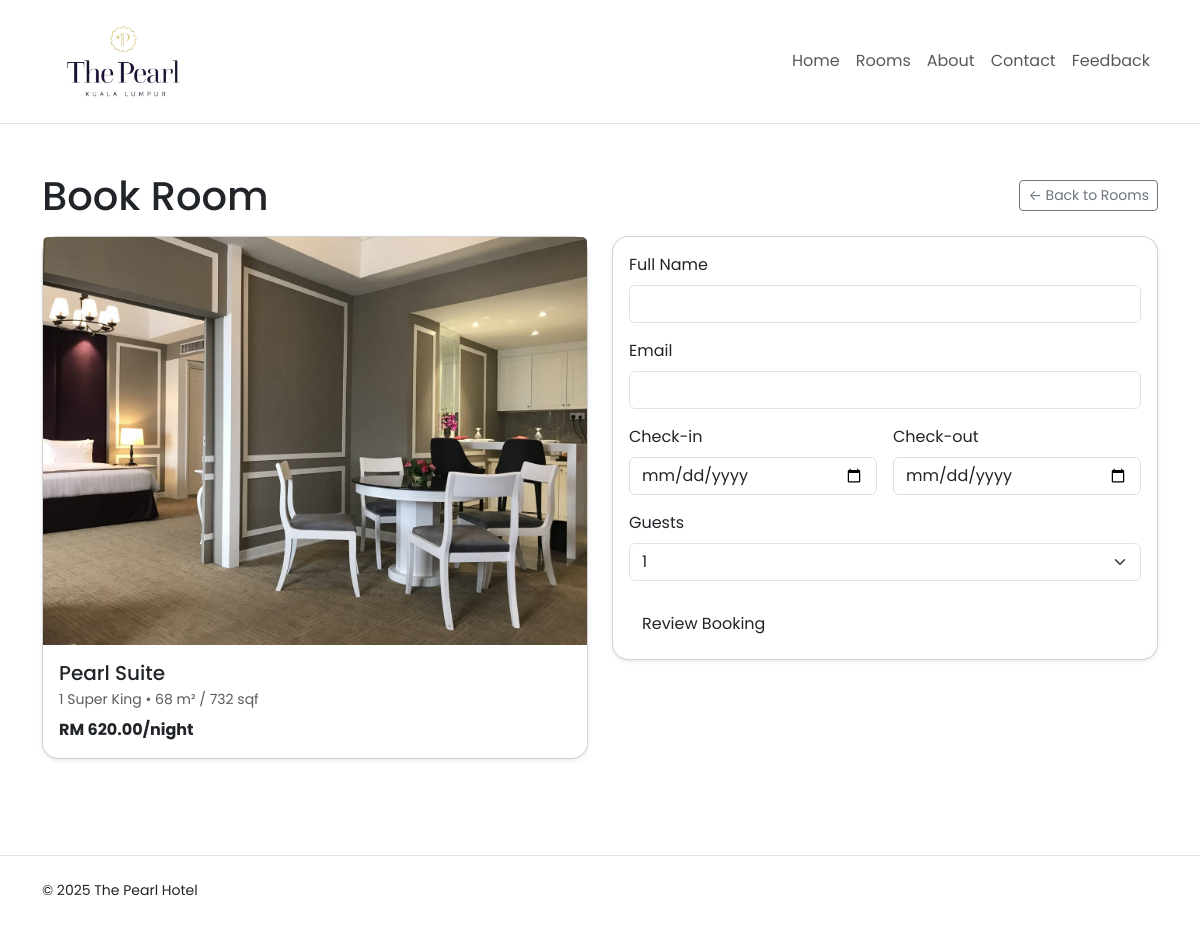
Screenshot of /book.php?room_id=2 with the database file from the repository.
### tables this page shows
CREATE TABLE `rooms` (
  `id` int(11) NOT NULL,
  `name` varchar(100) NOT NULL,
  `beds` varchar(50) NOT NULL,
  `size` varchar(50) NOT NULL,
  `price` decimal(10,2) NOT NULL,
  `image` varchar(255) NOT NULL,
  `total_rooms` int(11) DEFAULT 0
);

### book.php (the view, shortened to what this page needs)
<?php
include 'db.php';
$room_id = isset($_GET['room_id']) ? (int)$_GET['room_id'] : 0;
$room = null;
if ($room_id > 0) {
  $rs = $conn->prepare("SELECT * FROM rooms WHERE id=? LIMIT 1");
  $rs->bind_param("i", $room_id);
  $rs->execute();
  $room = $rs->get_result()->fetch_assoc();
}
$prefill_check_in  = '';
$prefill_check_out = '';
$prefill_guests    = 1;
?>
<!doctype html>
<html lang="en">
<head>
  <link href="https://cdn.jsdelivr.net/npm/bootstrap@5.3.3/dist/css/bootstrap.min.css" rel="stylesheet">
  <link rel="stylesheet" href="assets/css/styles.css">
</head>
<body>
<nav class="navbar navbar-expand-lg bg-white border-bottom sticky-top">
  <div class="container">
    <a class="navbar-brand d-flex align-items-center" href="index.php">
      <img src="assets/img/logo-pearl.png" alt="The Pearl Hotel" class="brand-logo">
    </a>
    <div class="collapse navbar-collapse" id="nav">
      <ul class="navbar-nav ms-auto">
        <li class="nav-item"><a class="nav-link" href="index.php">Home</a></li>
        <li class="nav-item"><a class="nav-link" href="rooms.php">Rooms</a></li>
        <li class="nav-item"><a class="nav-link" href="about.php">About</a></li>
        <li class="nav-item"><a class="nav-link" href="contact.php">Contact</a></li>
        <li class="nav-item"><a class="nav-link" href="feedback.php">Feedback</a></li>
      </ul>
    </div>
  </div>
</nav>
<section class="container py-5">
  <div class="d-flex justify-content-between align-items-center mb-3">
    <h1 class="fw-800 mb-0">Book Room</h1>
    <a href="rooms.php" class="btn btn-outline-secondary btn-sm">← Back to Rooms</a>
  </div>
  <div class="row g-4">
    <div class="col-lg-6">
      <div class="card shadow-sm rounded-4">
        <img src="<?= htmlspecialchars($room['image']) ?>" class="card-img-top" alt="<?= htmlspecialchars($room['name']) ?>">
        <div class="card-body">
          <h5 class="card-title mb-1"><?= htmlspecialchars($room['name']) ?></h5>
          <p class="text-muted small mb-2"><?= htmlspecialchars($room['beds']) ?> • <?= htmlspecialchars($room['size']) ?></p>
          <p class="mb-0 fw-bold">RM <?= number_format((float)$room['price'],2) ?>/night</p>
        </div>
      </div>
    </div>
    <div class="col-lg-6">
      <div class="card shadow-sm rounded-4">
        <div class="card-body">
          <form method="post" action="confirm_booking.php" novalidate>
            <div class="mb-3">
              <label class="form-label">Full Name</label>
              <input type="text" name="fullname" class="form-control" required>
            </div>
            <div class="mb-3">
              <label class="form-label">Email</label>
              <input type="email" name="email" class="form-control" required>
            </div>
            <div class="row g-3">
              <div class="col-md-6">
                <label class="form-label">Check-in</label>
                <input type="date" name="check_in" class="form-control" required
                       value="<?= htmlspecialchars($prefill_check_in) ?>">
              </div>
              <div class="col-md-6">
                <label class="form-label">Check-out</label>
                <input type="date" name="check_out" class="form-control" required
                       value="<?= htmlspecialchars($prefill_check_out) ?>">
              </div>
            </div>
            <div class="mt-3 mb-4">
              <label class="form-label">Guests</label>
              <select name="guests" class="form-select">
                <?php for($i=1;$i<=6;$i++): ?>
                  <option value="<?= $i ?>" <?= $i==$prefill_guests?'selected':'' ?>><?= $i ?></option>
                <?php endfor; ?>
              </select>
            </div>
            <button class="btn btn-brand" type="submit">Review Booking</button>
          </form>
        </div>
      </div>
    </div>
  </div>
</section>
<footer class="py-4 border-top mt-5">
  <div class="container d-flex flex-wrap justify-content-between align-items-center">
    <p class="mb-0 small">© 2025 The Pearl Hotel</p>
  </div>
</footer>
</body>
</html>

### assets/css/styles.css (style rules this page uses)
.navbar-brand img, .navbar .brand-logo { height: 100px !important; max-height: none !important; width: auto !important; display: block; }
.navbar { padding-top: .4rem; padding-bottom: .4rem; min-height: 104px; }

### book.php (style rules this page uses)
body { font-family:'Poppins',system-ui,-apple-system,Segoe UI,Roboto,Arial,sans-serif; }
.brand-logo { height:100px;width:auto; }

### rows the page displays
rooms: image (picture), name "Pearl Suite", beds "1 Super King", size "68 m² / 732 sqf", price "620.00"

### other values shown
form field guests "1"
